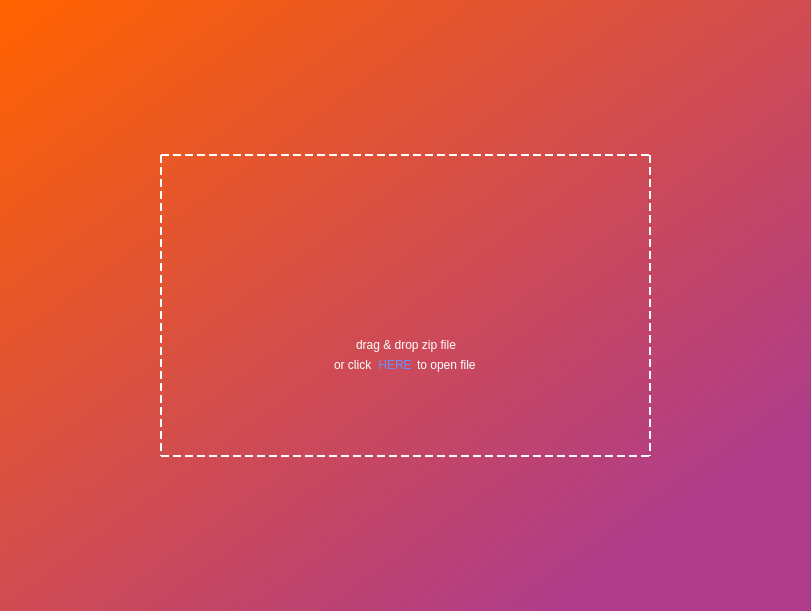
<?xml version="1.0" encoding="UTF-8"?>
<ui version="4.0">
 <class>MainWindow</class>
 <widget class="QMainWindow" name="MainWindow">
  <property name="geometry">
   <rect>
    <x>0</x>
    <y>0</y>
    <width>811</width>
    <height>611</height>
   </rect>
  </property>
  <property name="windowTitle">
   <string>MainWindow</string>
  </property>
  <property name="styleSheet">
   <string notr="true">background-color: qlineargradient(spread:pad, x1:1, y1:1, x2:0.023, y2:0, stop:0.159091 rgba(175, 60, 138, 255), stop:1 rgba(255, 98, 0, 255));</string>
  </property>
  <property name="tabShape">
   <enum>QTabWidget::Rounded</enum>
  </property>
  <widget class="QWidget" name="MainWidget">
   <property name="styleSheet">
    <string notr="true"/>
   </property>
   <layout class="QGridLayout" name="gridLayout_2">
    <item row="1" column="2">
     <spacer name="horizontalSpacer_9">
      <property name="orientation">
       <enum>Qt::Horizontal</enum>
      </property>
      <property name="sizeType">
       <enum>QSizePolicy::Expanding</enum>
      </property>
      <property name="sizeHint" stdset="0">
       <size>
        <width>200</width>
        <height>20</height>
       </size>
      </property>
     </spacer>
    </item>
    <item row="0" column="1">
     <spacer name="verticalSpacer_4">
      <property name="orientation">
       <enum>Qt::Vertical</enum>
      </property>
      <property name="sizeHint" stdset="0">
       <size>
        <width>20</width>
        <height>200</height>
       </size>
      </property>
     </spacer>
    </item>
    <item row="1" column="0">
     <spacer name="horizontalSpacer_11">
      <property name="orientation">
       <enum>Qt::Horizontal</enum>
      </property>
      <property name="sizeHint" stdset="0">
       <size>
        <width>200</width>
        <height>20</height>
       </size>
      </property>
     </spacer>
    </item>
    <item row="1" column="1">
     <widget class="QWidget" name="SubWidget" native="true">
      <property name="styleSheet">
       <string notr="true">Border:2px dashed white;
background-color: rgba(255, 255, 255, 0);</string>
      </property>
      <layout class="QGridLayout" name="gridLayout">
       <item row="1" column="1">
        <spacer name="verticalSpacer">
         <property name="orientation">
          <enum>Qt::Vertical</enum>
         </property>
         <property name="sizeHint" stdset="0">
          <size>
           <width>20</width>
           <height>100</height>
          </size>
         </property>
        </spacer>
       </item>
       <item row="2" column="2">
        <spacer name="horizontalSpacer_8">
         <property name="orientation">
          <enum>Qt::Horizontal</enum>
         </property>
         <property name="sizeType">
          <enum>QSizePolicy::Expanding</enum>
         </property>
         <property name="sizeHint" stdset="0">
          <size>
           <width>150</width>
           <height>20</height>
          </size>
         </property>
        </spacer>
       </item>
       <item row="3" column="1">
        <spacer name="verticalSpacer_2">
         <property name="orientation">
          <enum>Qt::Vertical</enum>
         </property>
         <property name="sizeHint" stdset="0">
          <size>
           <width>20</width>
           <height>100</height>
          </size>
         </property>
        </spacer>
       </item>
       <item row="2" column="0">
        <spacer name="horizontalSpacer">
         <property name="orientation">
          <enum>Qt::Horizontal</enum>
         </property>
         <property name="sizeHint" stdset="0">
          <size>
           <width>150</width>
           <height>20</height>
          </size>
         </property>
        </spacer>
       </item>
       <item row="2" column="1">
        <layout class="QVBoxLayout" name="verticalLayout">
         <property name="spacing">
          <number>0</number>
         </property>
         <property name="sizeConstraint">
          <enum>QLayout::SetMinAndMaxSize</enum>
         </property>
         <property name="leftMargin">
          <number>0</number>
         </property>
         <item>
          <layout class="QHBoxLayout" name="horizontalLayout_2">
           <item>
            <spacer name="horizontalSpacer_6">
             <property name="orientation">
              <enum>Qt::Horizontal</enum>
             </property>
             <property name="sizeType">
              <enum>QSizePolicy::Expanding</enum>
             </property>
             <property name="sizeHint" stdset="0">
              <size>
               <width>40</width>
               <height>20</height>
              </size>
             </property>
            </spacer>
           </item>
           <item>
            <widget class="QLabel" name="label">
             <property name="minimumSize">
              <size>
               <width>0</width>
               <height>100</height>
              </size>
             </property>
             <property name="maximumSize">
              <size>
               <width>16777215</width>
               <height>100</height>
              </size>
             </property>
             <property name="layoutDirection">
              <enum>Qt::LeftToRight</enum>
             </property>
             <property name="styleSheet">
              <string notr="true">background-color: rgba(255, 255, 255, 0);
Border:0px solid white;</string>
             </property>
             <property name="text">
              <string/>
             </property>
             <property name="pixmap">
              <pixmap resource="../PythonTest1/nm.qrc">:/newPrefix/fileiconZip</pixmap>
             </property>
            </widget>
           </item>
           <item>
            <spacer name="horizontalSpacer_7">
             <property name="orientation">
              <enum>Qt::Horizontal</enum>
             </property>
             <property name="sizeType">
              <enum>QSizePolicy::Expanding</enum>
             </property>
             <property name="sizeHint" stdset="0">
              <size>
               <width>40</width>
               <height>20</height>
              </size>
             </property>
            </spacer>
           </item>
          </layout>
         </item>
         <item>
          <layout class="QHBoxLayout" name="horizontalLayout_3">
           <item>
            <spacer name="horizontalSpacer_3">
             <property name="orientation">
              <enum>Qt::Horizontal</enum>
             </property>
             <property name="sizeHint" stdset="0">
              <size>
               <width>40</width>
               <height>20</height>
              </size>
             </property>
            </spacer>
           </item>
           <item>
            <widget class="QLabel" name="label_2">
             <property name="layoutDirection">
              <enum>Qt::RightToLeft</enum>
             </property>
             <property name="autoFillBackground">
              <bool>false</bool>
             </property>
             <property name="styleSheet">
              <string notr="true">color: rgb(255, 255, 255);background-color: rgba(255, 255, 255, 0);
Border:0px solid white;
font: 75 15pt &quot;Arial&quot;;</string>
             </property>
             <property name="text">
              <string>drag &amp; drop zip file</string>
             </property>
            </widget>
           </item>
           <item>
            <spacer name="horizontalSpacer_2">
             <property name="orientation">
              <enum>Qt::Horizontal</enum>
             </property>
             <property name="sizeHint" stdset="0">
              <size>
               <width>40</width>
               <height>20</height>
              </size>
             </property>
            </spacer>
           </item>
          </layout>
         </item>
         <item>
          <layout class="QHBoxLayout" name="horizontalLayout">
           <property name="spacing">
            <number>5</number>
           </property>
           <item>
            <spacer name="horizontalSpacer_4">
             <property name="orientation">
              <enum>Qt::Horizontal</enum>
             </property>
             <property name="sizeHint" stdset="0">
              <size>
               <width>40</width>
               <height>20</height>
              </size>
             </property>
            </spacer>
           </item>
           <item>
            <widget class="QLabel" name="label_3">
             <property name="styleSheet">
              <string notr="true">color: rgb(255, 255, 255);background-color: rgba(255, 255, 255, 0);
Border:0px solid white;
font: 75 15pt &quot;Arial&quot;;</string>
             </property>
             <property name="text">
              <string>or click</string>
             </property>
            </widget>
           </item>
           <item>
            <widget class="QPushButton" name="SelectFileBtn">
             <property name="styleSheet">
              <string notr="true">background-color: rgba(255, 255, 255, 0);
color: rgb(105, 145, 255);
Border:0px ;
font: 75 15pt &quot;Arial&quot;;</string>
             </property>
             <property name="text">
              <string>HERE</string>
             </property>
            </widget>
           </item>
           <item>
            <widget class="QLabel" name="label_4">
             <property name="layoutDirection">
              <enum>Qt::RightToLeft</enum>
             </property>
             <property name="styleSheet">
              <string notr="true">color: rgb(255, 255, 255);background-color: rgba(255, 255, 255, 0);
Border:0px solid white;
font: 75 15pt &quot;Arial&quot;;</string>
             </property>
             <property name="text">
              <string>to open file</string>
             </property>
            </widget>
           </item>
           <item>
            <spacer name="horizontalSpacer_5">
             <property name="orientation">
              <enum>Qt::Horizontal</enum>
             </property>
             <property name="sizeHint" stdset="0">
              <size>
               <width>40</width>
               <height>20</height>
              </size>
             </property>
            </spacer>
           </item>
          </layout>
         </item>
        </layout>
       </item>
      </layout>
     </widget>
    </item>
    <item row="2" column="1">
     <spacer name="verticalSpacer_3">
      <property name="orientation">
       <enum>Qt::Vertical</enum>
      </property>
      <property name="sizeHint" stdset="0">
       <size>
        <width>20</width>
        <height>200</height>
       </size>
      </property>
     </spacer>
    </item>
   </layout>
  </widget>
 </widget>
 <resources>
  <include location="../PythonTest1/nm.qrc"/>
 </resources>
 <connections/>
</ui>
